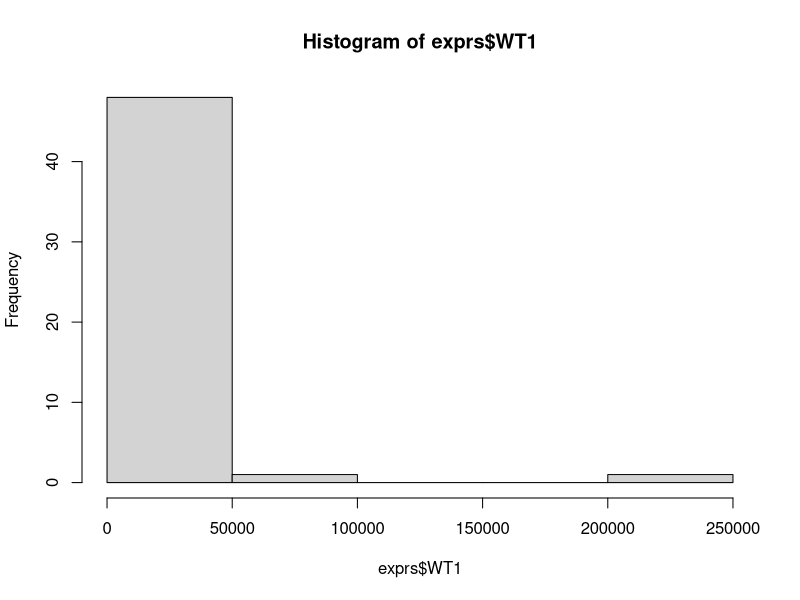
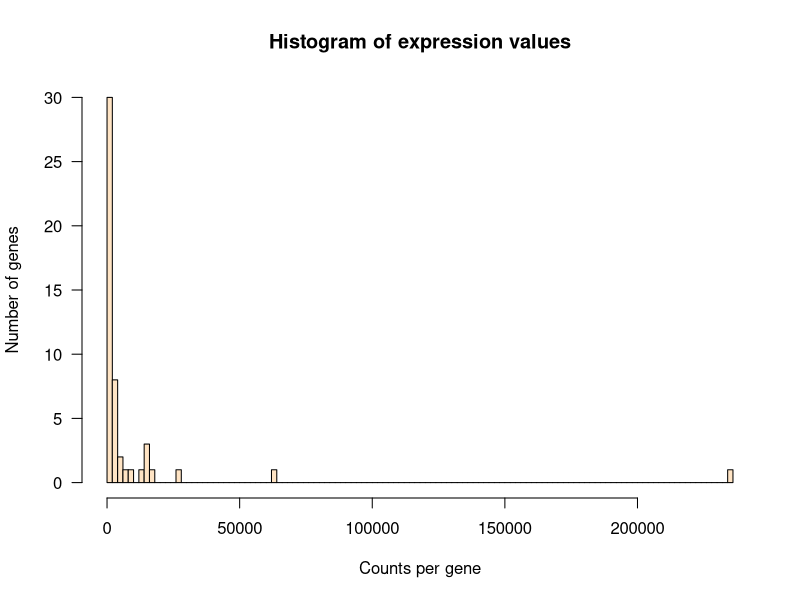
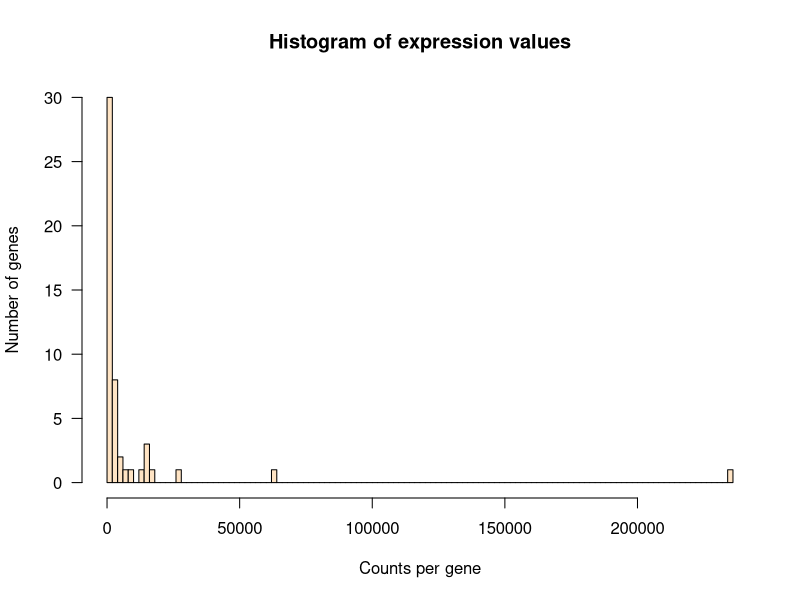
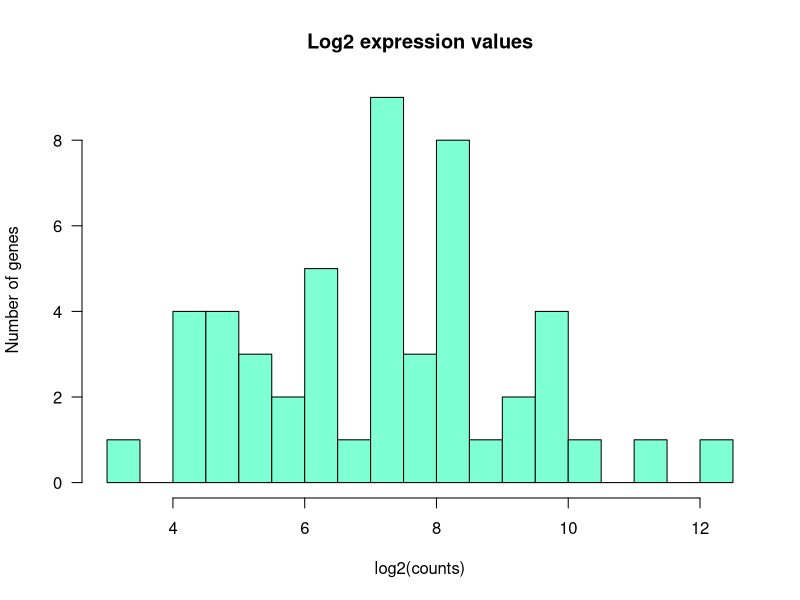
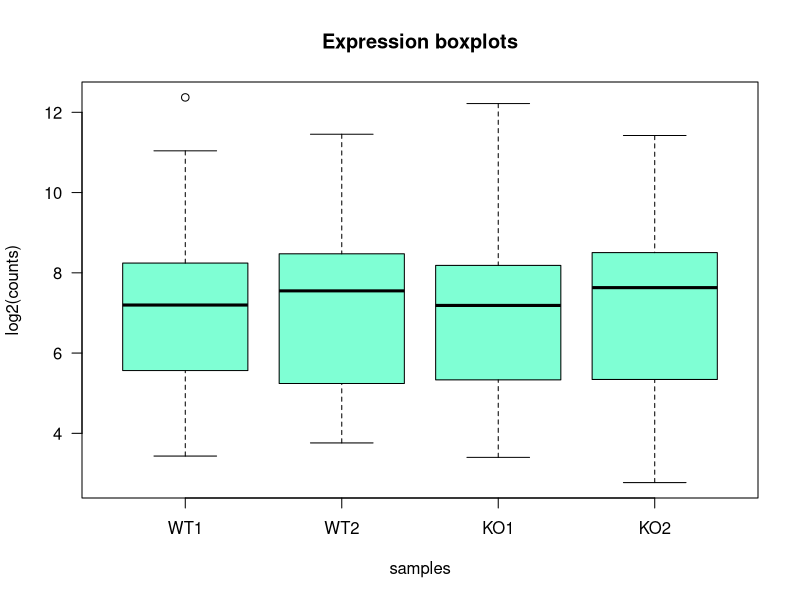
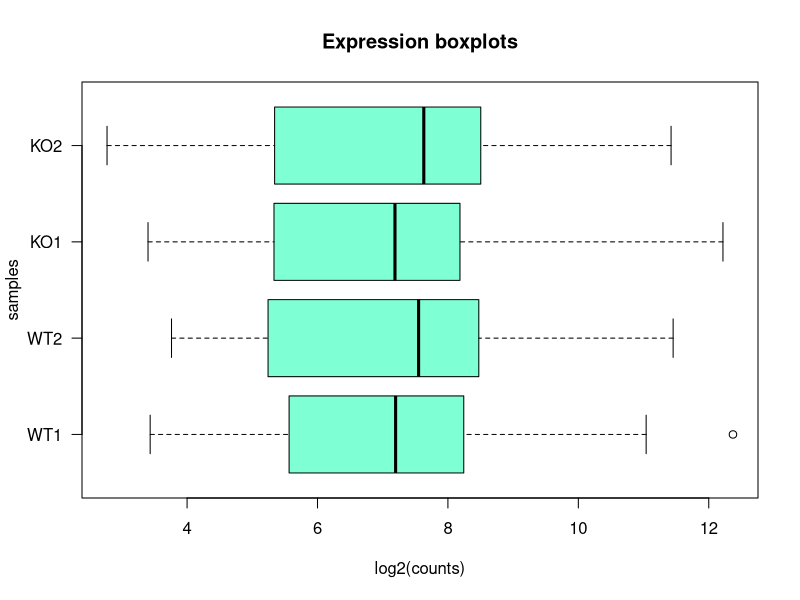
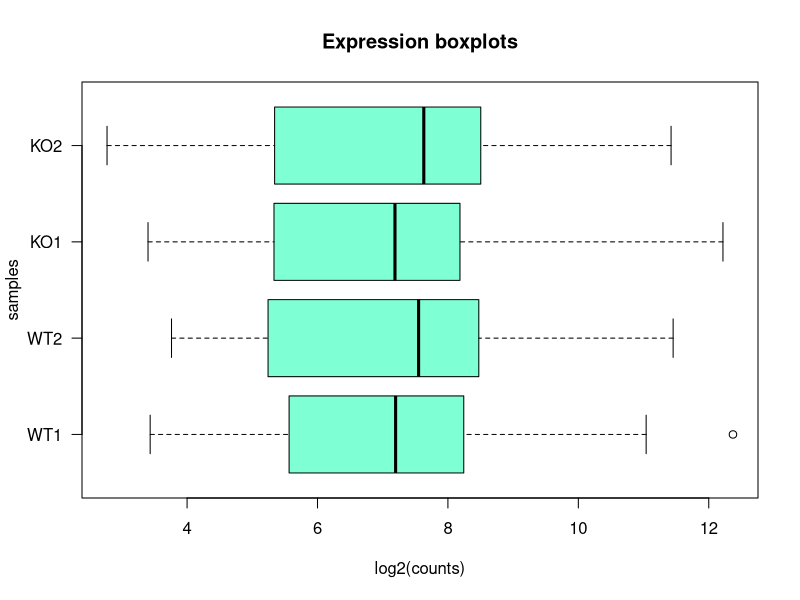
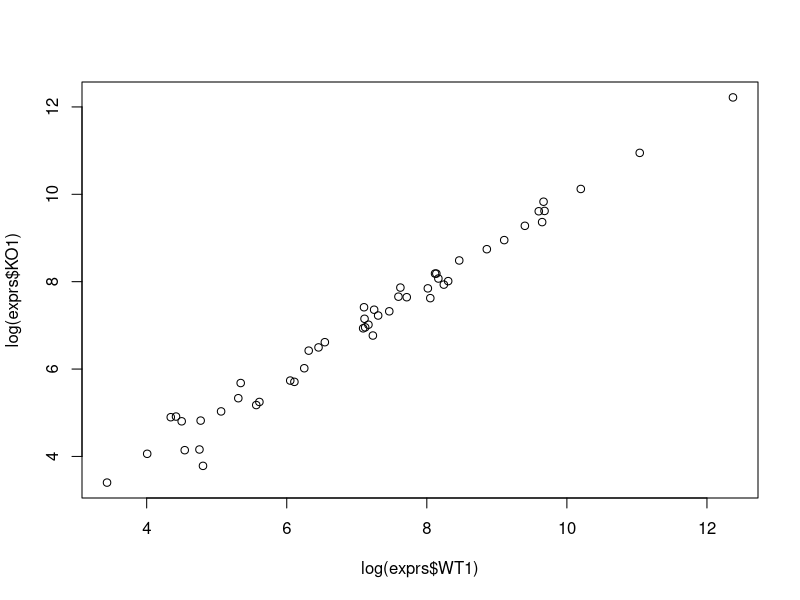

Source code (R) for these figures, in order:
## ---- chunk 1
library(knitr)
library(kableExtra)
# library(formattable)

options(width = 300)
# options(encoding = 'UTF-8')
knitr::opts_chunk$set(
  fig.width = 7, fig.height = 5, 
  fig.path = 'figures/R_intro_',
  fig.align = "center", 
  size = "tiny", 
  echo = TRUE, eval = TRUE, 
  warning = FALSE, message = FALSE, 
  results = FALSE, comment = "")

options(scipen = 12) ## Max number of digits for non-scientific notation
# knitr::asis_output("\\footnotesize")

## ---- chunk 2
work.dir <- "~/intro_R" 
## ---- chunk 3
dir.create(work.dir, recursive = TRUE, showWarnings = FALSE)
## ---- chunk 4
setwd(work.dir)	
## ---- chunk 5
getwd()
## ---- chunk 6
list.files()
## ---- chunk 7
2 + 3
4 * 5
6 / 4
## ---- chunk 8
a <- 2      ## Assigner une valeur à une variable
print(a)    ## Afficher la valeur de la variable a
## ---- chunk 9
b <- 3      ## Assigner une valeur à une seconde variable
c <- a + b  ## Effectuer un calcul avec 2 variables
print(c)    ## Afficher le contenu de la variable c
## ---- chunk 10
a <- 7      ## Changer la valeur de a
print(c)    ## Note: le contenu de c n'est pas modifié
## ---- chunk 11
x <- 3.5
class(x)
is.double(x)
is.numeric(x)
## ---- chunk 12
x <- 3.5
x <- as.integer(x)
is.integer(x)
## ---- chunk 13
x <- "a"
x <- "toto"
## ---- chunk 14
x <- FALSE
x <- TRUE
as.integer(x)
## ---- chunk 15
x <- c(1, 3, 4, 7)
x[1]
x[4]
length(x)
## ---- chunk 16
x <- list(names=c("toto", "titi", "tutu"),
          values=c(1, 2, 4))
print(x)
x[[2]]
x$values
## ---- chunk 17
A <- data.frame(names=c("toto", "titi", "tutu"),
                values=c(1, 2, 4))
print(A)
## ---- chunk 18
x <- rnorm(26)
print(x)
## ---- chunk 19
x[3]
## ---- chunk 20
x[c(3,5)]
x[1:6]
x[seq(1,100,by=2)]
## ---- chunk 21
x[x>=0]
## ---- chunk 22
names(x) <- letters # assigner des noms aux entrées du vecteur
head(x) # les premiers éléments, noter les noms associés aux valeurs
x[c("a","t","z")] # imprimer des valeurs sélectionnées par leur nom
## ---- chunk 23
x <- list(names = letters, values = 1:26)
print(x)
## ---- chunk 24
x$names
x$values
## ---- chunk 25
A <- data.frame(names = c("toto", "titi", "tutu"), values = c(1,2,4))
A[1, 2]
A[2, 1]
A[1:2, ]
A[A[,2] >= 3, ]
## ---- chunk 26
A$names
A$values
## ---- chunk 27
A[,"names"]
A[,"values"]
## ---- chunk 28
x <- runif(10)
x <- x+1
print(x)
cos(x)
y <- seq(0, pi, len=10)
x+y
x*y
## ---- chunk 29
exprs <- read.table(file = "data/expression.txt", 
                    header = TRUE, 
                    sep = "\t")
## ---- chunk 30
help(read.table)
## ---- chunk 31
?read.table
## ---- chunk 32
print(exprs)
## ---- chunk 33
head(exprs)
## ---- chunk 34
head(exprs, n = 15)
## ---- chunk 35
dim(exprs)    ## Dimensions
ncol(exprs)   ## Nombre de colonnes
nrow(exprs)   ## Nombre de lignes
## ---- chunk 36
colnames(exprs)
rownames(exprs)
## ---- chunk 37
  summary(exprs)
## ---- chunk 38
exprs$WT1
## ---- chunk 39
exprs[, "WT1"]  ## Sélection de la colonne WT1
## ---- chunk 40
exprs[, c("WT1", "WT2")]
## ---- chunk 41
exprs[, 2]
exprs[, c(2, 3)]
## ---- chunk 42
hist(exprs$WT1)
## ---- chunk 43
hist(exprs$WT1, 
     breaks = 100, # class intervals
     main = "Histogram of expression values",
     xlab = "Counts per gene", # X label
     ylab = "Number of genes", # Y label
     las = 1, # Plot axis labels horizontally
     col = "bisque" # filling color
     )
## ---- chunk 44
hist(exprs$WT1, 
     breaks = 100, # class intervals
     main = "Histogram of expression values",
     xlab = "Counts per gene", # X label
     ylab = "Number of genes", # Y label
     las = 1, # Plot axis labels horizontally
     col = "bisque" # filling color
     )
## ---- chunk 45
hist(log(exprs$WT1), breaks = 20,
     main = "Log2 expression values",
     xlab = "log2(counts)", # X label
     ylab = "Number of genes", # Y label
     las = 1, # Plot axis labels horizontally
     col = "aquamarine" # filling color
     )
## ---- chunk 46
boxplot(log(exprs[, c("WT1", "WT2", "KO1", "KO2")]),
     main = "Expression boxplots",
     xlab = "samples", # X label
     ylab = "log2(counts)", # Y label
     las = 1, # Plot axis labels horizontally
     col = "aquamarine" # filling color
     )
## ---- chunk 47
boxplot(log(exprs[, c("WT1", "WT2", "KO1", "KO2")]),
     main = "Expression boxplots",
     xlab = "log2(counts)", # X label
     ylab = "samples", # Y label
     las = 1, # Plot axis labels horizontally
     horizontal = TRUE, # plot boxplots horizontally
     col = "aquamarine" # filling color
     )
## ---- chunk 48
boxplot(log(exprs[, c("WT1", "WT2", "KO1", "KO2")]),
     main = "Expression boxplots",
     xlab = "log2(counts)", # X label
     ylab = "samples", # Y label
     las = 1, # Plot axis labels horizontally
     horizontal = TRUE, # plot boxplots horizontally
     col = "aquamarine" # filling color
     )
## ---- chunk 49
plot(x = log(exprs$WT1), y = log(exprs$KO1))
## ---- chunk 50
plot(x = log(exprs$WT1), y = log(exprs$KO1), main = "Expression KO1 vs WT1",
     xlab = "WT1", ylab = "KO1",  pch = 16, las = 1, col = "red")
grid()               # add a grid
abline(a = 0, b = 1) # add a diagonal line
## ---- chunk 51
exprs[c(4, 11), ]
## ---- chunk 52
which(exprs$id %in% c("ENSG00000253991", "ENSG00000099958"))
## ---- chunk 53
gene.indices <- which(exprs$id %in% c("ENSG00000253991", "ENSG00000099958"))
exprs[gene.indices, ]
## ---- chunk 54
exprs[10:15, 1:5]
## ---- chunk 55
rowMeans(exprs[,c("WT1","WT2")])
## ---- chunk 56
exprs$meanWT <- rowMeans(exprs[,c("WT1","WT2")])
exprs$meanKO <- rowMeans(exprs[,c("KO1","KO2")])

head(exprs) ## Check the result
## ---- chunk 57
exprs$FC <- exprs$meanKO / exprs$meanWT
head(exprs) ## Check the result
## ---- chunk 58
exprs$mean <- rowMeans(exprs[,c("WT1","WT2","KO1","KO2")])
## ---- chunk 59
exprs$M <- log2(exprs$FC)
## ---- chunk 60
exprs$A <- rowMeans(log2(exprs[,c("meanWT", "meanKO")]))
## ---- chunk 61
plot(x = exprs$A, y = exprs$M, main = "MA plot", las = 1,
     col = "blue", pch = 16, xlab = "A = intensity", ylab = "M = log2FC")
grid(lty = "solid", col = "lightgray")
abline(h = 0)
## ---- chunk 62
annot <- read.table(file = "data/annotation.csv", header = TRUE, sep = ";")
dim(annot)   ## Vérifier les dimensions
head(annot)  ## Afficher quelques lignes
## ---- chunk 63
table(annot$chr)
## ---- chunk 64
barplot(sort(table(annot$chr)), horiz = TRUE, las = 1,
        main = "Genes per chromosome", ylab = "Chromosome", 
        col = "lightblue", xlab = "Number of genes")

## ---- chunk 65
exprs.annot <- merge(exprs, annot, by = "id")
head(exprs.annot)
## ---- chunk 66
exprs8 <- exprs.annot[which(exprs.annot$chr == 8),]
print(exprs8)

## ---- chunk 67
write.table(x = exprs8, file = "exprs8.txt", sep = "\t",
            row.names = TRUE, col.names = NA)

## ---- chunk 68
x <- seq(0,10,0.2)
plot (x, sin(x), type="l",col="red", xlab="x", ylab="y")
## ---- chunk 69
x <- rnorm(100)
hist(x)
## ---- chunk 70
theta <- seq(0,2*pi,len=50)
x <- cos(theta)
y1 <- sin(theta)
y2 <- sin(2*theta)
plot(x, y1, type="l", col="red")
points(x, y1, pch=19, col="blue")
lines(x, y2, lty=2, col="green")
## ---- chunk 71
ma_fonction <- function(nom_arg1, nom_arg2){
# des calculs...
return(valeur_retour)
}
## ---- chunk 72
add1 <- function(x) {
   return(x+1)
}

add1(2)
## ---- chunk 73
add2 <- function(x, y, z=0) {
   x+2*y+3*z
}
add2(1, 2)
add2(y=1, x=2)
add2(1, 2, 3)
add2(y=1, x=2, 3)
## ---- chunk 74
# Calcul de l'espérance d'un coup de dé
p <- 1/6          # Probabilité de chaque face
valeurs <- 1:6    # valeurs associées aux  faces

# L'éspérance est la moyenne attendue au terme d'un nombre infini de tirages.
# On la calcule par la somme des produits des valeurs par leurs probabilités. 
sum(p * valeurs)  
